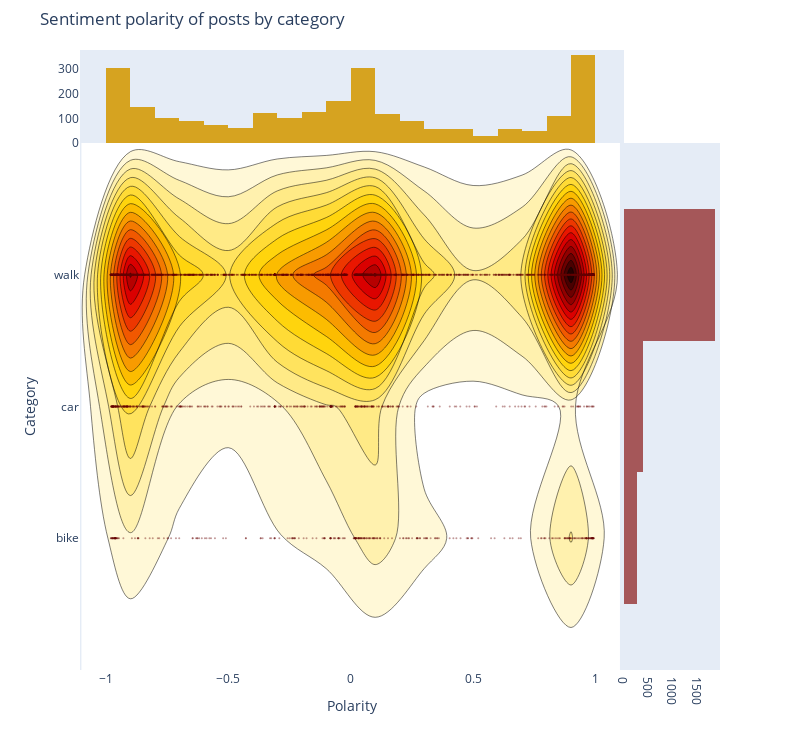

Notebook cell for this chart:
### Code cell
trace1 = go.Scatter(
    x=df_sent['polarity'], y=df_sent['category'], mode='markers', name='points',
    marker=dict(color='rgb(102,0,0)', size=2, opacity=0.4)
)
trace2 = go.Histogram2dContour(
    x=df_sent['polarity'], y=df_sent['category'], name='density', ncontours=30,
    colorscale='Hot', reversescale=True, showscale=False,
    hovertemplate='<br>Polarity: %{x}<br>Category: %{y}<br>Comments: %{z}'
)
trace3 = go.Histogram(
    x=df_sent['polarity'], name='Polarity',
    marker=dict(color='rgb(214, 163, 32)'),
    yaxis='y2',
    hovertemplate='<br>%{x}<br>'
)
trace4 = go.Histogram(
    y=df_sent['category'], name='Category', marker=dict(color='rgba(148, 46, 46, 0.784)'),
    xaxis='x2'
)
data = [trace1, trace2, trace3, trace4]

layout = go.Layout(
    showlegend=False,
    autosize=False,
    width=800,
    height=750,
    xaxis=dict(
        domain=[0, 0.85],
        showgrid=False,
        zeroline=False
    ),
    yaxis=dict(
        domain=[0, 0.85],
        showgrid=False,
        zeroline=False
    ),
    margin=dict(
        t=50
    ),
    hovermode='closest',
    bargap=0,
    xaxis2=dict(
        domain=[0.85, 1],
        showgrid=False,
        zeroline=False
    ),
    yaxis2=dict(
        domain=[0.85, 1],
        showgrid=False,
        zeroline=False
    )
)

fig = go.Figure(data=data, layout=layout)
fig.update_layout(yaxis_title="Category",xaxis_title="Polarity", title="Sentiment polarity of posts by category") 

iplot(fig, filename='2dhistogram-2d-density-plot-subplots')

### Figure 1 — Plotly figure (JSON) as saved in the notebook; plotly's stock layout.template omitted (floating-point values rounded to 4 significant figures; data arrays with more than 128 entries replaced by an {"elided": "..."} marker saying what was removed)
{"data": [{"marker": {"color": "rgb(102,0,0)", "opacity": 0.4, "size": 2}, "mode": "markers", "name": "points", "type": "scatter", "x": {"elided": "2516 float values"}, "y": {"elided": "2516 str values"}}, {"colorscale": [[0, "rgb(0,0,0)"], [0.3333, "rgb(230,0,0)"], [0.6667, "rgb(255,210,0)"], [1, "rgb(255,255,255)"]], "hovertemplate": "<br>Polarity: %{x}<br>Category: %{y}<br>Comments: %{z}", "name": "density", "ncontours": 30, "reversescale": true, "showscale": false, "type": "histogram2dcontour", "x": {"elided": "2516 float values"}, "y": {"elided": "2516 str values"}}, {"hovertemplate": "<br>%{x}<br>", "marker": {"color": "rgb(214, 163, 32)"}, "name": "Polarity", "type": "histogram", "x": {"elided": "2516 float values"}, "yaxis": "y2"}, {"marker": {"color": "rgba(148, 46, 46, 0.784)"}, "name": "Category", "type": "histogram", "xaxis": "x2", "y": {"elided": "2516 str values"}}], "layout": {"autosize": false, "bargap": 0, "height": 750, "hovermode": "closest", "margin": {"t": 50}, "showlegend": false, "title": {"text": "Sentiment polarity of posts by category"}, "width": 800, "xaxis": {"domain": [0, 0.85], "showgrid": false, "title": {"text": "Polarity"}, "zeroline": false}, "xaxis2": {"domain": [0.85, 1], "showgrid": false, "zeroline": false}, "yaxis": {"domain": [0, 0.85], "showgrid": false, "title": {"text": "Category"}, "zeroline": false}, "yaxis2": {"domain": [0.85, 1], "showgrid": false, "zeroline": false}}}
